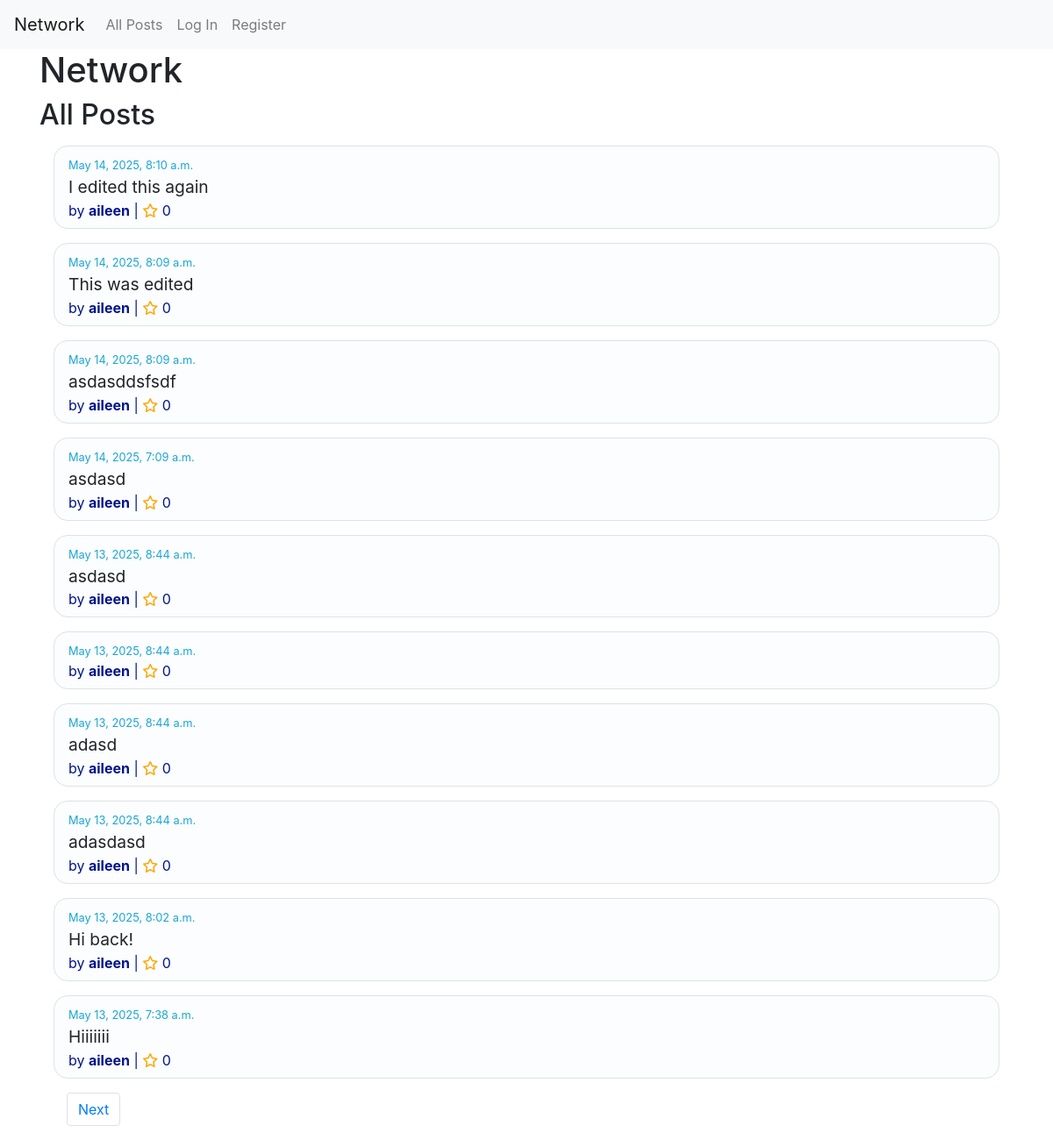
Before: / with the older database file.
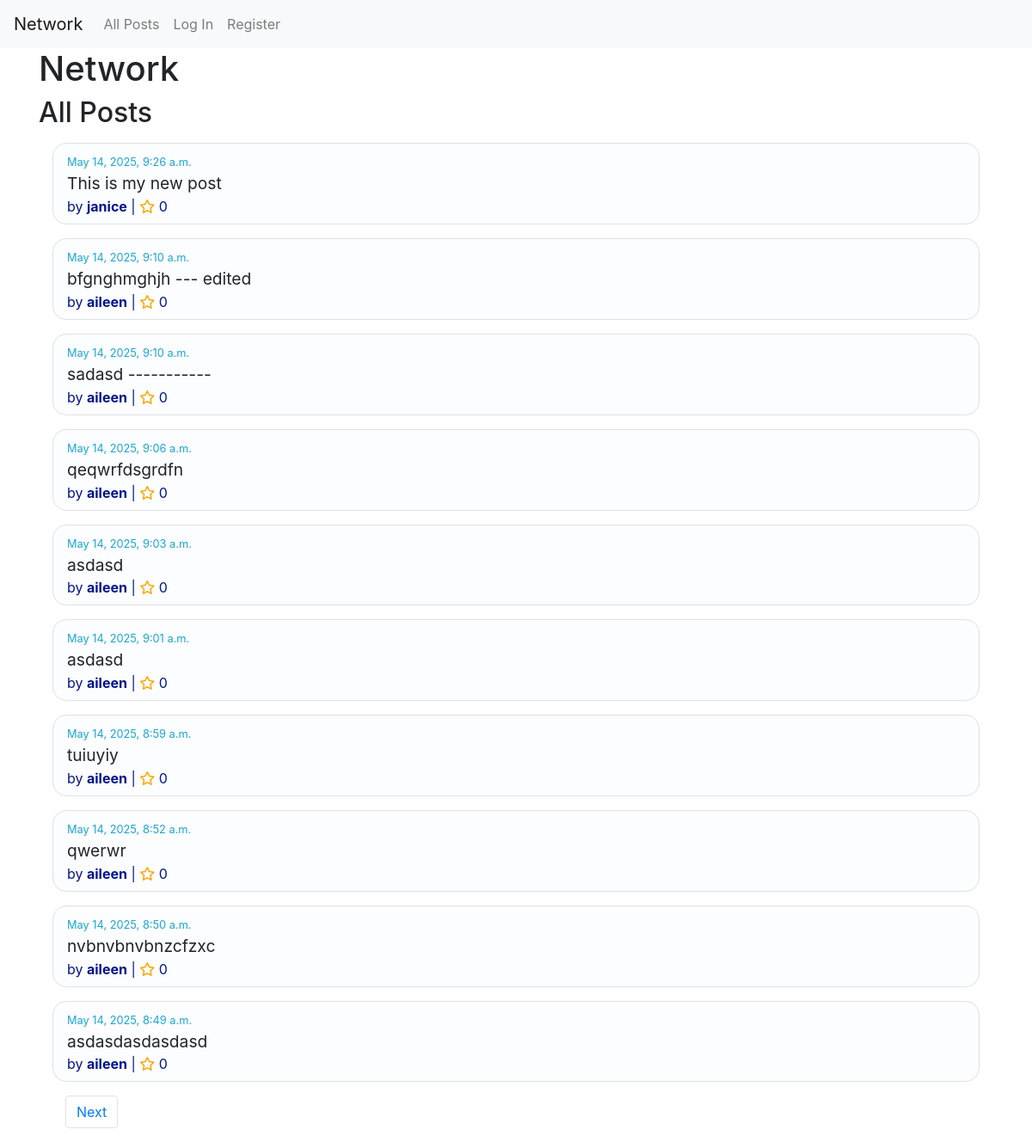
After: the same page with the newer database file.
### network/models.py (models this page shows, shortened)
class Post(models.Model):
    content = models.CharField(max_length=140)
    user = models.ForeignKey(User, on_delete=models.CASCADE, related_name="user")
    date = models.DateTimeField(auto_now_add=True)

class User(AbstractUser):
    pass

### network/views.py (the view)
# urls.py: path("", views.index, name="index"),
def index(request):
    allPosts = Post.objects.all().order_by("id").reverse()
    paginator = Paginator(allPosts, 10)
    pageNumber = request.GET.get('page')
    pagePosts = paginator.get_page(pageNumber)
    return render(request, "network/index.html", {
        "allPosts": allPosts,
        "pagePosts": pagePosts
    })

### network/templates/network/index.html (shortened to what this page needs)
{% extends "network/layout.html" %}
{% block body %}
<h1>Network</h1>
 <h2>All Posts</h2>
{% include "network/posts.html" %}
{% endblock %}

### network/templates/network/posts.html (shortened to what this page needs)
<div id="all-posts my-3">
    {% for post in pagePosts %}
    <div class="post border my-3 mx-3 px-3 py-2 d-flex flex-column">
        <div class="d-flex justify-content-between">
            <p class="mb-0 post-date"><small>{{ post.date }}</small></p>
        </div>
        <p class="mb-0 post-content" id="post-content-{{ post.id }}">{{ post.content }}</p>
        <p class="mb-0 post-author">by <strong><a href="{% url 'profile' user_id=post.user.id %}">{{ post.user }}</a></strong> | <i class="fa-regular fa-star like-star"></i>
            <span class="like-btn" id="like-post-{{ post.id }}">0</span>
        </p>
    </div>
    {% endfor %}
    <div class="container mx-3">
        <ul class="pagination">
            {% if pagePosts.has_next %}
            <li class="page-item"><a class="page-link" href="?page={{ pagePosts.next_page_number }}">Next</a></li>
            {% endif %}
        </ul>
    </div>
</div>

Changed rows visible on the page:
no longer on this page (row unchanged): Post: date "May 14, 2025, 8:10 a.m.", content "I edited this again", user "aileen"
no longer on this page (row unchanged): Post: date "May 14, 2025, 8:09 a.m.", content "This was edited", user "aileen"
no longer on this page (row unchanged): Post: date "May 14, 2025, 8:09 a.m.", content "asdasddsfsdf", user "aileen"
no longer on this page (row unchanged): Post: date "May 14, 2025, 7:09 a.m.", content "asdasd", user "aileen"
no longer on this page (row unchanged): Post: date "May 13, 2025, 8:44 a.m.", content "asdasd", user "aileen"
no longer on this page (row unchanged): Post: date "May 13, 2025, 8:44 a.m.", user "aileen"
no longer on this page (row unchanged): Post: date "May 13, 2025, 8:44 a.m.", content "adasd", user "aileen"
no longer on this page (row unchanged): Post: date "May 13, 2025, 8:44 a.m.", content "adasdasd", user "aileen"
no longer on this page (row unchanged): Post: date "May 13, 2025, 8:02 a.m.", content "Hi back!", user "aileen"
no longer on this page (row unchanged): Post: date "May 13, 2025, 7:38 a.m.", content "Hiiiiiii", user "aileen"
added Post: date "May 14, 2025, 9:26 a.m.", content "This is my new post", user "janice"
added Post: date "May 14, 2025, 9:10 a.m.", content "bfgnghmghjh --- edited", user "aileen"
added Post: date "May 14, 2025, 9:10 a.m.", content "sadasd -----------", user "aileen"
added Post: date "May 14, 2025, 9:06 a.m.", content "qeqwrfdsgrdfn", user "aileen"
added Post: date "May 14, 2025, 9:03 a.m.", content "asdasd", user "aileen"
added Post: date "May 14, 2025, 9:01 a.m.", content "asdasd", user "aileen"
added Post: date "May 14, 2025, 8:59 a.m.", content "tuiuyiy", user "aileen"
added Post: date "May 14, 2025, 8:52 a.m.", content "qwerwr", user "aileen"
added Post: date "May 14, 2025, 8:50 a.m.", content "nvbnvbnvbnzcfzxc", user "aileen"
added Post: date "May 14, 2025, 8:49 a.m.", content "asdasdasdasdasd", user "aileen"
